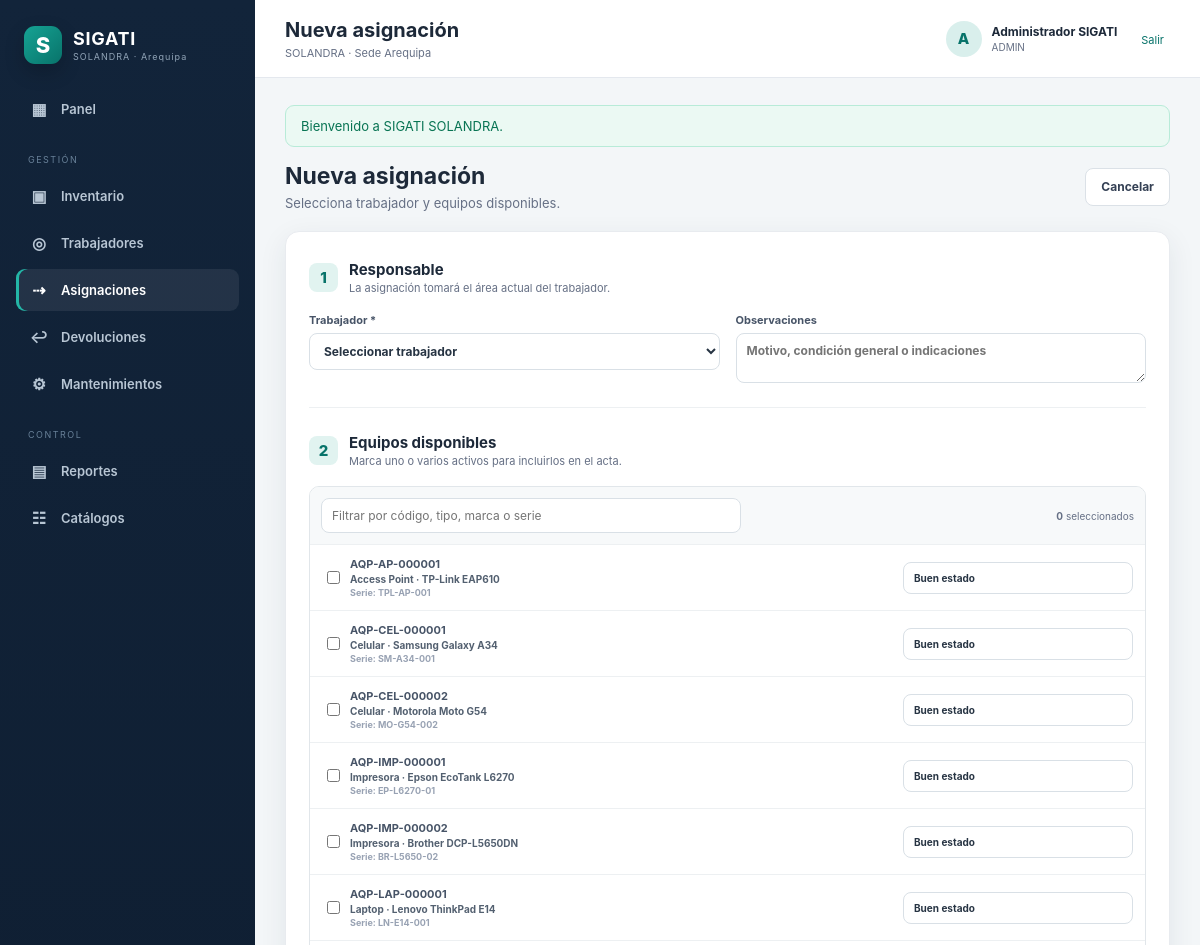
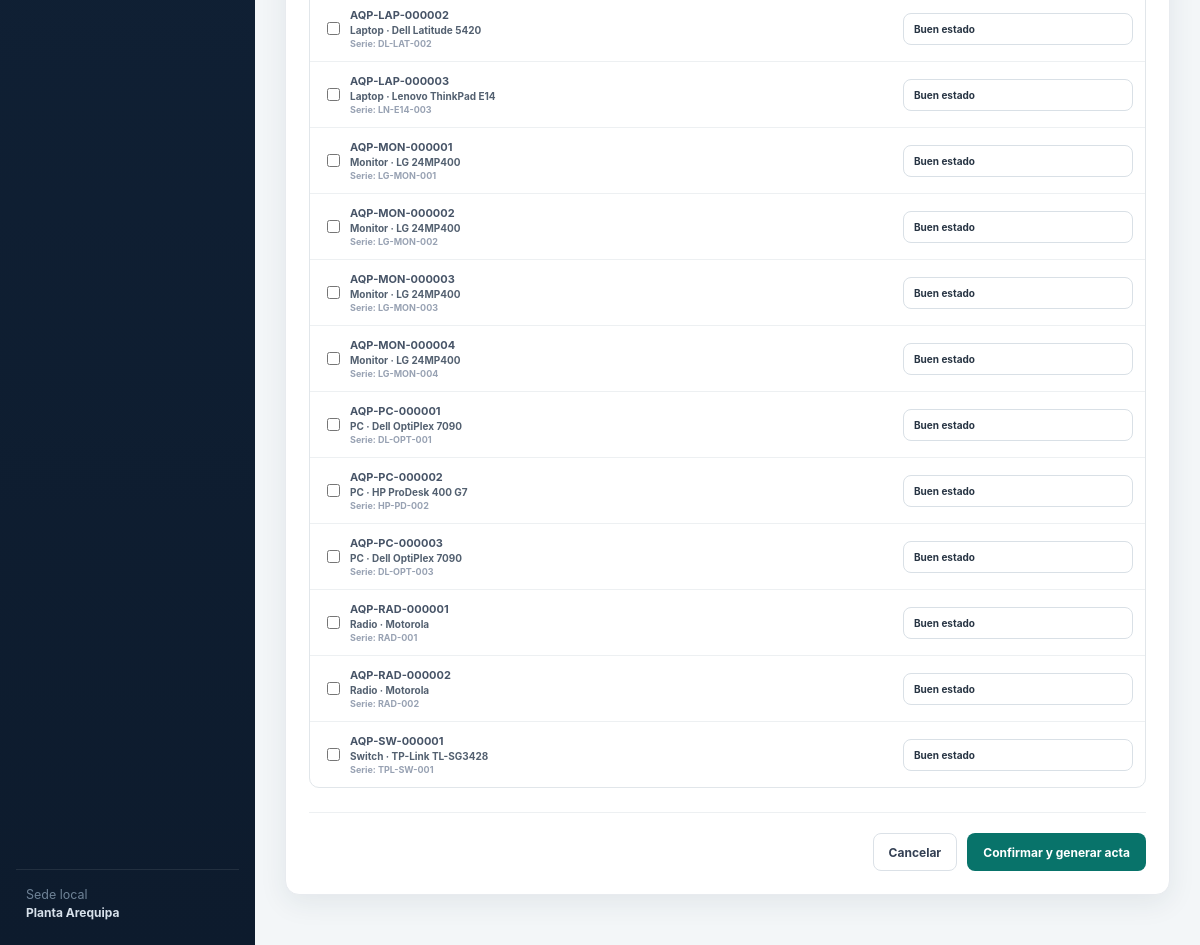
The page /sigati_solandra/public/asignaciones/create (signed in) on the database its author committed (2 pictures, top to bottom).
### tables this page shows
CREATE TABLE activos (
  id BIGINT UNSIGNED AUTO_INCREMENT PRIMARY KEY,
  uuid CHAR(36) NULL UNIQUE,
  asset_code VARCHAR(40) NOT NULL UNIQUE,
  legacy_code VARCHAR(80) NULL,
  asset_type_id INT UNSIGNED NOT NULL,
  brand_id INT UNSIGNED NULL,
  model_id INT UNSIGNED NULL,
  status_id INT UNSIGNED NOT NULL,
  current_area_id INT UNSIGNED NULL,
  location_id INT UNSIGNED NULL,
  current_employee_id INT UNSIGNED NULL,
  serial_number VARCHAR(150) NULL,
  hostname VARCHAR(120) NULL,
  ip_address VARCHAR(45) NULL,
  mac_address VARCHAR(30) NULL,
  imei1 VARCHAR(30) NULL,
  imei2 VARCHAR(30) NULL,
  phone_number VARCHAR(30) NULL,
  purchase_date DATE NULL,
  invoice_number VARCHAR(80) NULL,
  supplier_id INT UNSIGNED NULL,
  cost DECIMAL(12,2) NULL,
  warranty_end DATE NULL,
  notes TEXT NULL,
  active TINYINT(1) NOT NULL DEFAULT 1,
  created_by INT UNSIGNED NULL,
  updated_by INT UNSIGNED NULL,
  created_at TIMESTAMP NOT NULL DEFAULT CURRENT_TIMESTAMP,
  updated_at TIMESTAMP NULL DEFAULT CURRENT_TIMESTAMP ON UPDATE CURRENT_TIMESTAMP,
  INDEX ix_assets_search (asset_code,legacy_code,serial_number),
  INDEX ix_assets_status (status_id),
  INDEX ix_assets_area (current_area_id),
  INDEX ix_assets_employee (current_employee_id),
  CONSTRAINT fk_assets_type FOREIGN KEY (asset_type_id) REFERENCES tipos_activo(id),
  CONSTRAINT fk_assets_brand FOREIGN KEY (brand_id) REFERENCES marcas(id),
  CONSTRAINT fk_assets_model FOREIGN KEY (model_id) REFERENCES modelos(id),
  CONSTRAINT fk_assets_status FOREIGN KEY (status_id) REFERENCES estados_activo(id),
  CONSTRAINT fk_assets_area FOREIGN KEY (current_area_id) REFERENCES areas(id),
  CONSTRAINT fk_assets_location FOREIGN KEY (location_id) REFERENCES ubicaciones(id),
  CONSTRAINT fk_assets_employee FOREIGN KEY (current_employee_id) REFERENCES trabajadores(id),
  CONSTRAINT fk_assets_supplier FOREIGN KEY (supplier_id) REFERENCES proveedores(id),
  CONSTRAINT fk_assets_created_by FOREIGN KEY (created_by) REFERENCES usuarios(id),
  CONSTRAINT fk_assets_updated_by FOREIGN KEY (updated_by) REFERENCES usuarios(id)
);

CREATE TABLE tipos_activo (
  id INT UNSIGNED AUTO_INCREMENT PRIMARY KEY,
  name VARCHAR(100) NOT NULL UNIQUE,
  prefix VARCHAR(8) NOT NULL UNIQUE,
  active TINYINT(1) NOT NULL DEFAULT 1,
  created_at TIMESTAMP NOT NULL DEFAULT CURRENT_TIMESTAMP
);

CREATE TABLE marcas (
  id INT UNSIGNED AUTO_INCREMENT PRIMARY KEY,
  name VARCHAR(100) NOT NULL UNIQUE,
  active TINYINT(1) NOT NULL DEFAULT 1
);

CREATE TABLE modelos (
  id INT UNSIGNED AUTO_INCREMENT PRIMARY KEY,
  brand_id INT UNSIGNED NULL,
  name VARCHAR(120) NOT NULL,
  active TINYINT(1) NOT NULL DEFAULT 1,
  UNIQUE KEY uq_model_brand (brand_id,name),
  CONSTRAINT fk_models_brand FOREIGN KEY (brand_id) REFERENCES marcas(id)
);

### app/Views/asignaciones.php (the view, shortened to what the rows shown need)
<?php
$mode = $mode ?? 'index';
$rows = $rows ?? [];
$activos = $activos ?? [];
?>
<?php if ($mode === 'index'): ?>
    <div class="page-actions">
        <div>
            <h2>Asignaciones</h2>
            <p>Actas de entrega de equipos a trabajadores.</p>
        </div>
        <a class="btn btn-primary" href="<?= url('asignaciones/create') ?>">+ Nueva asignación</a>
    </div>
    <section class="panel table-panel">
        <div class="table-responsive">
            <table class="data-table">
                <thead>
                    <tr>
                        <th>Acta</th>
                        <th>Trabajador</th>
                        <th>Área</th>
                        <th>Equipos</th>
                        <th>Estado</th>
                        <th>Fecha</th>
                        <th></th>
                    </tr>
                </thead>
                <tbody>
                    <?php foreach ($rows as $assignment): ?>
                        <tr>
                            <td>
                                <a class="asset-code" href="<?= url('asignaciones/'.$assignment['id']) ?>">
                                    <?= e($assignment['assignment_number']) ?>
                                </a>
                            </td>
                            <td><strong><?= e($assignment['employee_name']) ?></strong></td>
                            <td><?= e($assignment['area_name'] ?: '—') ?></td>
                            <td><?= (int) $assignment['item_count'] ?></td>
                            <td><?= badge($assignment['status']) ?></td>
                            <td><?= datetime_pe($assignment['assigned_at']) ?></td>
                            <td class="text-right">
                                <a
                                    class="icon-btn"
                                    href="<?= url('asignaciones/'.$assignment['id'].'/print') ?>"
                                    target="_blank"
                                >
                                    Imprimir
                                </a>
                            </td>
                        </tr>
                    <?php endforeach; ?>
                    <?php if (!$rows): ?>
                        <tr>
                            <td colspan="7">
                                <div class="empty">No hay asignaciones.</div>
                            </td>
                        </tr>
                    <?php endif; ?>
                </tbody>
            </table>
        </div>
    </section>
<?php elseif ($mode === 'form'): ?>
    <div class="page-actions">
        <div>
            <h2>Nueva asignación</h2>
            <p>Selecciona trabajador y equipos disponibles.</p>
        </div>
        <a class="btn btn-light" href="<?= url('asignaciones') ?>">Cancelar</a>
    </div>
    <form class="form-card" method="post" action="<?= url('asignaciones') ?>">
        <div class="form-section">
            <div class="section-title">
                <span>1</span>
                <div>
                    <h3>Responsable</h3>
                    <p>La asignación tomará el área actual del trabajador.</p>
                </div>
            </div>
            <div class="form-grid cols-2">
                <label>
                    Trabajador *
                    <select name="employee_id" id="employeeSelect" required>
                        <option value="">Seleccionar trabajador</option>
                    </select>
                </label>
                <label>
                    Observaciones
                    <textarea
                        name="notes"
                        rows="2"
                        placeholder="Motivo, condición general o indicaciones"
                    ></textarea>
                </label>
            </div>
        </div>
        <div class="form-section">
            <div class="section-title">
                <span>2</span>
                <div>
                    <h3>Equipos disponibles</h3>
                    <p>Marca uno o varios activos para incluirlos en el acta.</p>
                </div>
            </div>
            <div class="asset-picker">
                <div class="picker-search">
                    <input type="search" placeholder="Filtrar por código, tipo, marca o serie" data-filter-activos>
                    <span><b data-selected-count>0</b> seleccionados</span>
                </div>
                <?php foreach ($activos as $asset): ?>
                    <label class="picker-item" data-asset-row>
                        <input type="checkbox" name="asset_ids[]" value="<?= $asset['id'] ?>" data-asset-check>
                        <div>
                            <strong><?= e($asset['asset_code']) ?></strong>
                            <span><?= e($asset['type_name'].' · '.trim(($asset['brand_name'] ?? '').' '.($asset['model_name'] ?? ''))) ?></span>
                            <small>Serie: <?= e($asset['serial_number'] ?: '—') ?></small>
                        </div>
                        <input
                            class="condition-input"
                            name="condition[<?= $asset['id'] ?>]"
                            value="Buen estado"
                            placeholder="Condición de entrega"
                        >
                    </label>
                <?php endforeach; ?>
            </div>
        </div>
        <div class="form-footer">
            <a class="btn btn-light" href="<?= url('asignaciones') ?>">Cancelar</a>
            <button class="btn btn-primary" type="submit">Confirmar y generar acta</button>
        </div>
    </form>
<?php endif; ?>

### app/Core/nucleo.php (shortened to what the rows shown need)
<?php
final class Config
{
    private static array $data = [];
    public static function get(string $key, mixed $default = null): mixed
    {
        [$file, $item] = array_pad(explode('.', $key, 2), 2, null);
        if (!isset(self::$data[$file])) {
            $path = dirname(__DIR__, 2).'/config/'.$file.'.php';
            self::$data[$file] = require $path;
        }
        return $item === null
            ? self::$data[$file]
            : (self::$data[$file][$item] ?? $default);
    }
}
final class View
{
    public static function render(string $view, array $data = [], string $layout = 'plantilla'): void
    {
        $file = dirname(__DIR__).'/Views/'.$view.'.php';
        extract($data, EXTR_SKIP);
        require $file;
    }
}
abstract class Controller
{
    protected function view(string $view, array $data = [], string $layout = 'plantilla'): void
    {
        View::render($view, $data, $layout);
    }
}
final class Router
{
    private array $routes = [];
    public function get(string $path, array $handler): void
    {
        $this->routes[] = ['GET', $path, $handler];
    }
    public function post(string $path, array $handler): void
    {
        $this->routes[] = ['POST', $path, $handler];
    }
    public function dispatch(): void
    {
        $method = $_SERVER['REQUEST_METHOD'];
        $uri = parse_url($_SERVER['REQUEST_URI'], PHP_URL_PATH) ?: '/';
        $base = rtrim((string) Config::get('app.base_url'), '/');
        if ($base !== '' && str_starts_with($uri, $base)) {
            $uri = substr($uri, strlen($base));
        }
        $uri = '/'.trim($uri, '/');
        foreach ($this->routes as [$routeMethod, $path, $handler]) {
            if ($routeMethod !== $method) {
                continue;
            }
            $pattern = '#^'.preg_replace(
                '#\{[a-zA-Z_][a-zA-Z0-9_]*\}#',
                '([^/]+)',
                rtrim($path, '/')
            ).'/?$#';
            if (preg_match($pattern, $uri, $matches)) {
                array_shift($matches);
                [$class, $action] = $handler;
                (new $class())->$action(...$matches);
                return;
            }
        }
    }
}

### rows shown on the page
activos: asset_code "AQP-AP-000001", asset_type.name "Access Point · TP-Link EAP610", serial_number "TPL-AP-001"
activos: asset_code "AQP-CEL-000001", asset_type.name "Celular · Samsung Galaxy A34", serial_number "SM-A34-001"
activos: asset_code "AQP-CEL-000002", asset_type.name "Celular · Motorola Moto G54", serial_number "MO-G54-002"
activos: asset_code "AQP-IMP-000001", asset_type.name "Impresora · Epson EcoTank L6270", serial_number "EP-L6270-01"
activos: asset_code "AQP-IMP-000002", asset_type.name "Impresora · Brother DCP-L5650DN", serial_number "BR-L5650-02"
activos: asset_code "AQP-LAP-000001", asset_type.name "Laptop · Lenovo ThinkPad E14", serial_number "LN-E14-001"
activos: asset_code "AQP-LAP-000002", asset_type.name "Laptop · Dell Latitude 5420", serial_number "DL-LAT-002"
activos: asset_code "AQP-LAP-000003", asset_type.name "Laptop · Lenovo ThinkPad E14", serial_number "LN-E14-003"
activos: asset_code "AQP-MON-000001", asset_type.name "Monitor · LG 24MP400", serial_number "LG-MON-001"
activos: asset_code "AQP-MON-000002", asset_type.name "Monitor · LG 24MP400", serial_number "LG-MON-002"
activos: asset_code "AQP-MON-000003", asset_type.name "Monitor · LG 24MP400", serial_number "LG-MON-003"
activos: asset_code "AQP-MON-000004", asset_type.name "Monitor · LG 24MP400", serial_number "LG-MON-004"
activos: asset_code "AQP-PC-000001", asset_type.name "PC · Dell OptiPlex 7090", serial_number "DL-OPT-001"
activos: asset_code "AQP-PC-000002", asset_type.name "PC · HP ProDesk 400 G7", serial_number "HP-PD-002"
activos: asset_code "AQP-PC-000003", asset_type.name "PC · Dell OptiPlex 7090", serial_number "DL-OPT-003"
activos: asset_code "AQP-RAD-000001", model_name "Radio · Motorola", serial_number "RAD-001"
activos: asset_code "AQP-RAD-000002", model_name "Radio · Motorola", serial_number "RAD-002"
activos: asset_code "AQP-SW-000001", asset_type.name "Switch · TP-Link TL-SG3428", serial_number "TPL-SW-001"

### other values the page prints
$flash['message'] "Bienvenido a SIGATI SOLANDRA."
